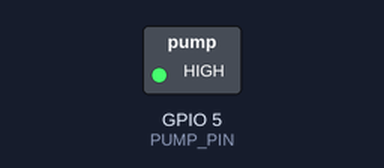
The sketch below on a simulated ESP32. Shown: switched loads named in the sketch (green lamp = pin HIGH). What the sketch prints to the serial monitor is not drawn.

Above: at 6.0 s.
At 16.0 s:
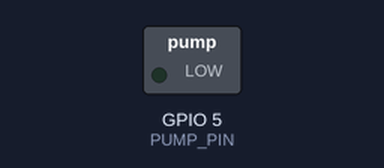
Timing chart, 0 to 27.0 s (numbered marks = the images above):
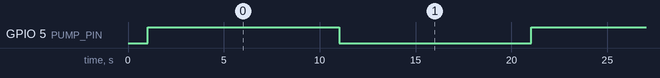

The sketch:

pin_test.ino
```cpp
/*
 * ESP32 GPIO Pin Voltage Test
 *
 * This will help verify if GPIO 5 is actually outputting voltage
 * Measure with a multimeter between GPIO 5 and GND
 */

#define PUMP_PIN 5

void setup() {
  Serial.begin(115200);
  delay(1000);

  Serial.println("\n========================================");
  Serial.println("ESP32 GPIO 5 Voltage Test");
  Serial.println("========================================");
  Serial.println("Use a multimeter to measure:");
  Serial.println("  RED probe  → GPIO 5 pin");
  Serial.println("  BLACK probe → GND pin");
  Serial.println("========================================\n");

  pinMode(PUMP_PIN, OUTPUT);
}

void loop() {
  Serial.println("\n>>> Setting GPIO 5 = HIGH");
  Serial.println("    Multimeter should read ~3.3V");
  Serial.println("    Waiting 10 seconds...");
  digitalWrite(PUMP_PIN, HIGH);
  delay(10000);

  Serial.println("\n<<< Setting GPIO 5 = LOW");
  Serial.println("    Multimeter should read ~0V");
  Serial.println("    Waiting 10 seconds...");
  digitalWrite(PUMP_PIN, LOW);
  delay(10000);
}
```

Measured:
- by itself, GPIO 5 (PUMP_PIN): alternates HIGH for 10.0 s and LOW for 10.0 s
